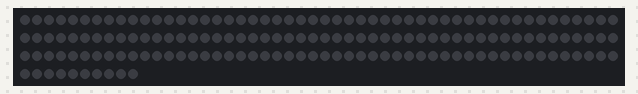
Simulated run of this sketch. Board: Arduino Uno, built with avr-gcc and run on an emulated ATmega328P. Shown: 160 RGB LEDs in strip order, left to right, continuing on the next row. Dim RGB values are drawn brighter than linear; what the sketch prints to the serial monitor is not drawn.

Above: at 0.1 s.
At 1.99 s:
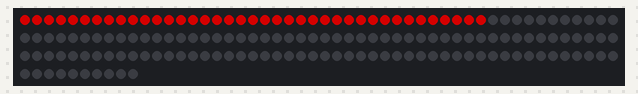
At 2.72 s:
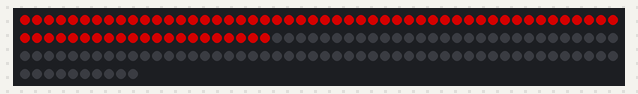
At 3.44 s:
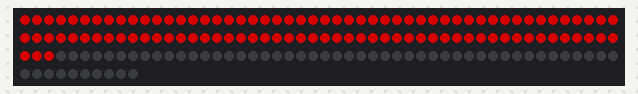
At 4.17 s:
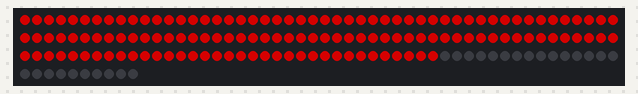

The sketch:

groupLedSequential.ino
```cpp
/**
 * Description: Program to sequentially light up each LED in a cell
 * A single cell consists of 32 LEDs
 */

#include <FastLED.h>

// Define the LED strip configuration
#define NUM_GROUP 5
#define LEDS_PER_CELL 32           // Number of LEDs in a single cell
#define TOTAL_LEDS 32 * NUM_GROUP  // Total LEDs in the strip
#define LED_PIN 8                  // Pin connected to the LED strip
#define BRIGHTNESS 130             // Brightness level (0-255)
#define ANIMATION_SPEED 10         // Delay between lighting each LED (milliseconds)

// Create the LED array for the full strip
CRGB leds[TOTAL_LEDS];

// Variable to track the currently active LED
int currentLed = 0;
int currentCell = 0;

void setup() {
  // Initialize serial for debugging
  Serial.begin(9600);

  // Initialize the LED strip
  FastLED.addLeds<WS2812B, LED_PIN, GRB>(leds, TOTAL_LEDS);
  FastLED.setBrightness(BRIGHTNESS);

  // Turn OFF all LEDs initially
  fill_solid(leds, TOTAL_LEDS, CRGB::Black);
  FastLED.show();

  Serial.println("Initialized: Sequential LED animation ready");
}

void loop() {
  // // Start with all LEDs off
  fill_solid(leds, TOTAL_LEDS, CRGB::Black);
  FastLED.show();
  delay(1000); // Wait a second before starting the animation

  // For each cell
  for (int cell = 0; cell < NUM_GROUP; cell++) {
    // Sequentially light up each LED in the current cell
    for (int led = 0; led < LEDS_PER_CELL; led++) {
      // Calculate the LED index
      int ledIndex = (cell * LEDS_PER_CELL) + led;

      // Light up this LED (keeping previous LEDs lit)
      leds[ledIndex] = CRGB::Red;

      // Show the updated pattern
      FastLED.show();

      // Wait before lighting the next LED
      delay(ANIMATION_SPEED);
    }

    // All LEDs in the cell are now lit
    // Pause to show the fully lit cell
    // delay(1000);

    // Turn off all LEDs in this cell before moving to the next
    // for (int i = cell * LEDS_PER_CELL; i < (cell + 1) * LEDS_PER_CELL; i++) {
    //   leds[i] = CRGB::Black;
    // }
    // FastLED.show();
    delay(200); // Brief pause before starting the next cell
  }
}
```

Measured:
- by itself, everything shown: repeats every 4.6 s, in 16 steps
